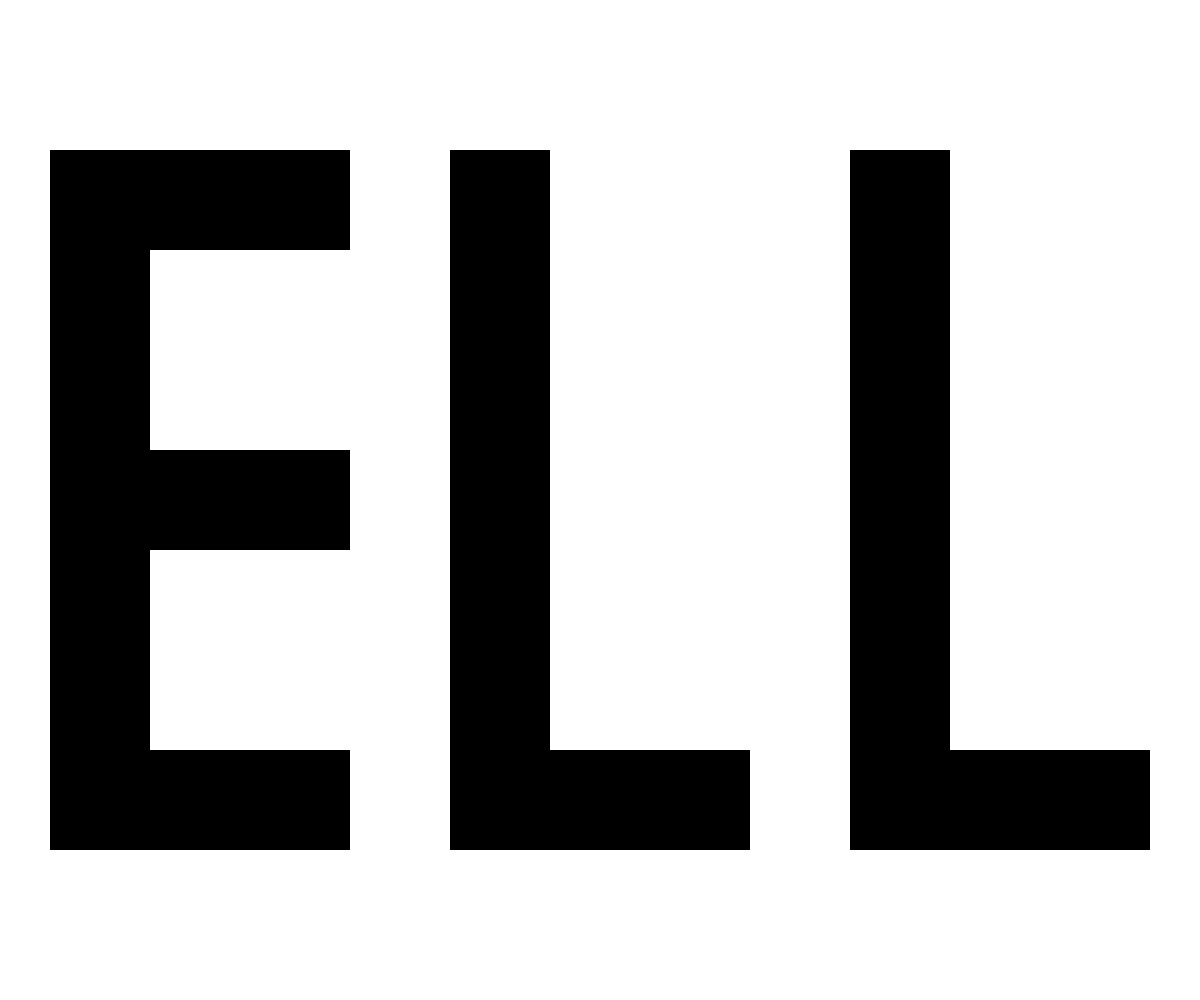
Frame 1 (no input)
Frame 60 (no input): identical to frame 1, image omitted
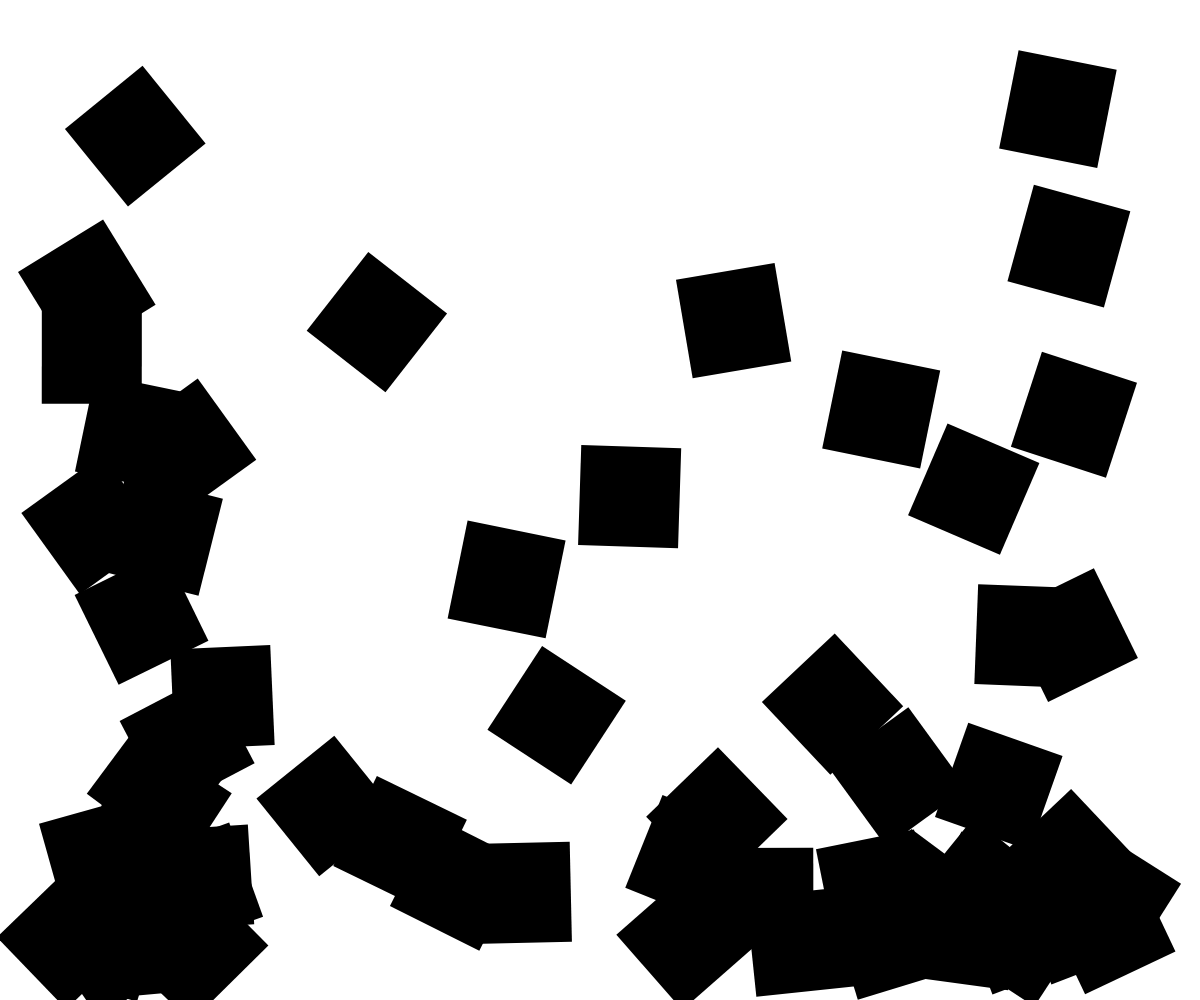
Frame 120 (the mouse pressed at the canvas centre since frame 60)

The p5.js sketch that drew these frames (run headless with seeded random() and noise() and a simulated clock; from frame 60 on, the mouse is pressed at the canvas centre):

// p5.js sketch
// ── sketch.js
// CONFIGURATION - Easily adjust these values
const SQUARE_SIZE = 100; // Change this to adjust square size

// Physics constants
const GRAVITY = 0.5;
const BOUNCE = 0.7;
const FRICTION = 0.98;

let squares = [];
let gridSquares = [];
let isExploded = false;

// Letter patterns (1 = filled, 0 = empty)
const LETTERS = {
    'H': [
        [1, 0, 1],
        [1, 0, 1],
        [1, 1, 1],
        [1, 0, 1],
        [1, 0, 1],
        [1, 0, 1],
        [1, 0, 1]
    ],
    'E': [
        [1, 1, 1],
        [1, 0, 0],
        [1, 0, 0],
        [1, 1, 1],
        [1, 0, 0],
        [1, 0, 0],
        [1, 1, 1]
    ],
    'L': [
        [1, 0, 0],
        [1, 0, 0],
        [1, 0, 0],
        [1, 0, 0],
        [1, 0, 0],
        [1, 0, 0],
        [1, 1, 1]
    ],
    'O': [
        [1, 1, 1],
        [1, 0, 1],
        [1, 0, 1],
        [1, 0, 1],
        [1, 0, 1],
        [1, 0, 1],
        [1, 1, 1]
    ]
};

function setup() {
    createCanvas(windowWidth, windowHeight);

    // Generate the text grid
    generateTextGrid();

    console.log("Setup complete. Grid squares:", gridSquares.length);
}

function draw() {
    background(255);

    if (!isExploded) {
        // Draw static grid
        for (let sq of gridSquares) {
            sq.display();
        }
    } else {
        // Update and draw physics-based squares
        for (let sq of squares) {
            sq.update();
            sq.display();
        }
    }
}

function generateTextGrid() {
    gridSquares = [];

    const word = "HELLO";
    const spacing = 1; // Space between letters in grid units

    // Calculate total width needed
    let totalWidth = 0;
    for (let char of word) {
        if (LETTERS[char]) {
            totalWidth += LETTERS[char][0].length + spacing;
        }
    }
    totalWidth -= spacing; // Remove last spacing

    // Calculate starting position to center the text
    const startX = (width - (totalWidth * SQUARE_SIZE)) / 2;
    const startY = (height - (7 * SQUARE_SIZE)) / 2; // 7 rows high

    let currentX = 0;

    // Generate squares for each letter
    for (let char of word) {
        if (LETTERS[char]) {
            const pattern = LETTERS[char];

            for (let row = 0; row < pattern.length; row++) {
                for (let col = 0; col < pattern[row].length; col++) {
                    if (pattern[row][col] === 1) {
                        let x = startX + (currentX + col) * SQUARE_SIZE;
                        let y = startY + row * SQUARE_SIZE;
                        gridSquares.push(new GridSquare(x, y, SQUARE_SIZE));
                    }
                }
            }

            currentX += pattern[0].length + spacing;
        }
    }

    console.log("Generated grid with", gridSquares.length, "squares");
}

function mousePressed() {
    if (!isExploded) {
        explodeText();
    }
}

function explodeText() {
    isExploded = true;
    squares = [];

    // Convert grid squares to physics squares
    for (let sq of gridSquares) {
        let angle = random(TWO_PI);
        let speed = random(5, 15);
        let vx = cos(angle) * speed;
        let vy = sin(angle) * speed - random(5, 10); // Initial upward velocity

        squares.push(new PhysicsSquare(sq.x, sq.y, SQUARE_SIZE, vx, vy));
    }
}

// Static grid square (before explosion)
class GridSquare {
    constructor(x, y, size) {
        this.x = x;
        this.y = y;
        this.size = size;
    }

    display() {
        fill(0);
        noStroke();
        rect(this.x, this.y, this.size, this.size);
    }
}

// Physics-based square (after explosion)
class PhysicsSquare {
    constructor(x, y, size, vx, vy) {
        this.x = x;
        this.y = y;
        this.size = size;
        this.vx = vx;
        this.vy = vy;
        this.rotation = 0;
        this.rotationSpeed = random(-0.2, 0.2);
    }

    update() {
        // Apply gravity
        this.vy += GRAVITY;

        // Apply friction
        this.vx *= FRICTION;
        this.vy *= FRICTION;

        // Update position
        this.x += this.vx;
        this.y += this.vy;

        // Update rotation
        this.rotation += this.rotationSpeed;

        // Bounce off edges
        if (this.x < 0 || this.x + this.size > width) {
            this.vx *= -BOUNCE;
            this.x = constrain(this.x, 0, width - this.size);
        }

        if (this.y + this.size > height) {
            this.vy *= -BOUNCE;
            this.y = height - this.size;
            this.rotationSpeed *= 0.9; // Reduce rotation on bounce
        }

        // Remove squares that fall off screen
        if (this.y > height + 100) {
            this.y = height + 100;
            this.vy = 0;
            this.vx = 0;
        }
    }

    display() {
        push();
        translate(this.x + this.size / 2, this.y + this.size / 2);
        rotate(this.rotation);
        fill(0);
        noStroke();
        rectMode(CENTER);
        rect(0, 0, this.size, this.size);
        pop();
    }
}

function windowResized() {
    resizeCanvas(windowWidth, windowHeight);
    if (!isExploded) {
        generateTextGrid();
    }
}
